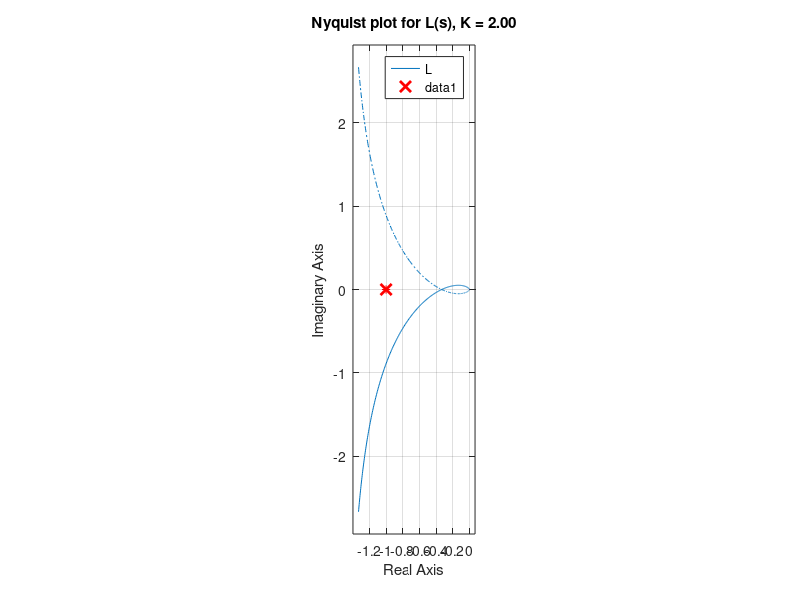

The MATLAB script that drew this image:
% Example plant for a robotic joint axis
s = tf('s');
G = 1 / (s * (s + 1) * (s + 2));

K = 2;                 % nominal gain
L = K * G;

figure;
nyquist(L);
hold on;
plot(-1, 0, 'rx', 'MarkerSize', 8, 'LineWidth', 2);
grid on;
axis equal;
title(sprintf('Nyquist plot for L(s), K = %.2f', K));

% Compute gain and phase margins (Nyquist/Bode-consistent)
[GM, PM, Wcg, Wcp] = margin(L);
fprintf('Gain margin GM = %.2f (at w = %.3f rad/s)\n', GM, Wcg);
fprintf('Phase margin PM = %.2f deg (at w = %.3f rad/s)\n', PM, Wcp);

% Approximate d_min on a frequency grid
omega = logspace(-2, 2, 1000);
Lw = squeeze(freqresp(L, omega));
z = 1 + Lw;
d = abs(z);
[d_min, idx] = min(d);
fprintf('Approx d_min = %.4f at omega = %.3f rad/s\n', d_min, omega(idx));

% Simulink hint:
% - In Simulink, linearize a robot model using linmod or linearize (Robotics System Toolbox),
%   then use bode, nyquist, and margin on the linearized open-loop model.
